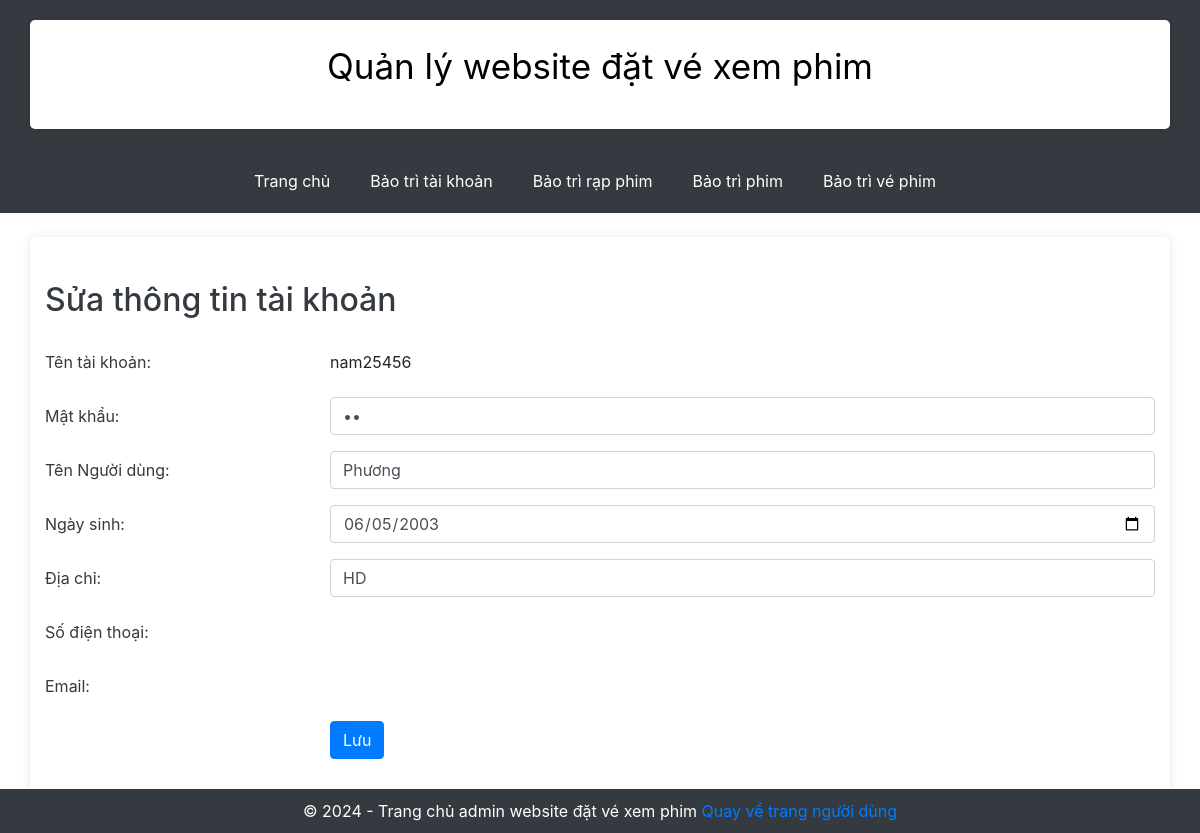
The page /adminWeb.php?action=suaTK&id=1 on the database its author committed.
### tables this page shows
CREATE TABLE `taikhoan` (
  `MaTK` int(11) NOT NULL,
  `TenTK` varchar(30) NOT NULL,
  `MatKhau` varchar(30) NOT NULL,
  `DiaChi` varchar(30) DEFAULT NULL,
  `NgaySinh` date DEFAULT NULL,
  `Email` varchar(30) DEFAULT NULL,
  `SDT` varchar(15) DEFAULT NULL,
  `TenNguoiDung` varchar(30) NOT NULL
);

### models/TaiKhoanModel.php (called while the page is built, shortened)
<?php
class TaiKhoanModel {
    private $conn;
    public function __construct($db) {
        $this->conn = $db;
    }
    public function getTK($id) {
        $sql = "SELECT * FROM taikhoan WHERE MaTK = ?";
        $stmt = $this->conn->prepare($sql);
        $stmt->bind_param("i", $id);
        $stmt->execute();
        $result = $stmt->get_result();
        return $result->fetch_assoc();
    }
}
?>

### views/BaoTriTaiKhoan/suaTK.php (the view, shortened to what this page needs)
<!DOCTYPE html>
<html lang="en">
<head>
    <link rel="stylesheet" href="https://maxcdn.bootstrapcdn.com/bootstrap/4.5.2/css/bootstrap.min.css">
</head>
<body>
    <form action="controllers/BaoTriTaiKhoanController.php?query=sua&id=<?php echo $id; ?>" method="post">
        <div class="container">
            <h2 class="mt-4 mb-4">Sửa thông tin tài khoản</h2>
            <div class="form-group row">
                <label for="TenTK" class="col-sm-3 col-form-label">Tên tài khoản:</label>
                <div class="col-sm-9">
                    <input type="text" id="TenTK" name="TenTK" value="<?php echo $taikhoan['TenTK']; ?>" readonly
                        class="form-control-plaintext">
                </div>
            </div>
            <div class="form-group row">
                <label for="MatKhau" class="col-sm-3 col-form-label">Mật khẩu:</label>
                <div class="col-sm-9">
                    <input type="password" id="MatKhau" name="MatKhau" value="<?php echo $taikhoan['MatKhau']; ?>"
                        class="form-control">
                </div>
            </div>
            <div class="form-group row">
                <label for="TenNguoiDung" class="col-sm-3 col-form-label">Tên Người dùng:</label>
                <div class="col-sm-9">
                    <input type="text" id="TenNguoiDung" name="TenNguoiDung"
                        value="<?php echo $taikhoan['TenNguoiDung']; ?>" class="form-control">
                </div>
            </div>
            <div class="form-group row">
                <label for="NgaySinh" class="col-sm-3 col-form-label">Ngày sinh:</label>
                <div class="col-sm-9">
                    <input type="date" id="NgaySinh" name="NgaySinh" value="<?php echo $taikhoan['NgaySinh']; ?>"
                        class="form-control">
                </div>
            </div>
            <div class="form-group row">
                <label for="DiaChi" class="col-sm-3 col-form-label">Địa chỉ:</label>
                <div class="col-sm-9">
                    <input type="text" id="DiaChi" name="DiaChi" value="<?php echo $taikhoan['DiaChi']; ?>"
                        class="form-control">
                </div>
            </div>
            <div class="form-group row">
                <label for="SDT" class="col-sm-3 col-form-label">Số điện thoại:</label>
                <div class="col-sm-9">
                    <input type="text" id="SDT" name="SDT" value="<?php echo $taikhoan['SDT']; ?>" readonly
                        class="form-control-plaintext">
                </div>
            </div>
            <div class="form-group row">
                <label for="Email" class="col-sm-3 col-form-label">Email:</label>
                <div class="col-sm-9">
                    <input type="email" id="Email" name="Email" value="<?php echo $taikhoan['Email']; ?>" readonly
                        class="form-control-plaintext">
                </div>
            </div>
            <div class="form-group row">
                <div class="col-sm-9 offset-sm-3">
                    <button type="submit" class="btn btn-primary">Lưu</button>
                </div>
            </div>
        </div>
    </form>
    <a href="adminWeb.php" class="btn btn-secondary">Quay lại</a>
</body>
</html>

### adminWeb.php (style rules this page uses)
body { background-color: #f8f9fa; font-family: Arial, sans-serif; color: #343a40; }
.container { background-color: #ffffff; color: #343a40; padding: 20px; border-radius: 5px; box-shadow: 0 0 10px rgba(0, 0, 0, 0.1); }
.mt-4 { margin-top: 20px; }

### rows shown on the page
taikhoan: TenTK "nam25456", TenNguoiDung "Phương", NgaySinh "06/05/2003", DiaChi "HD"
